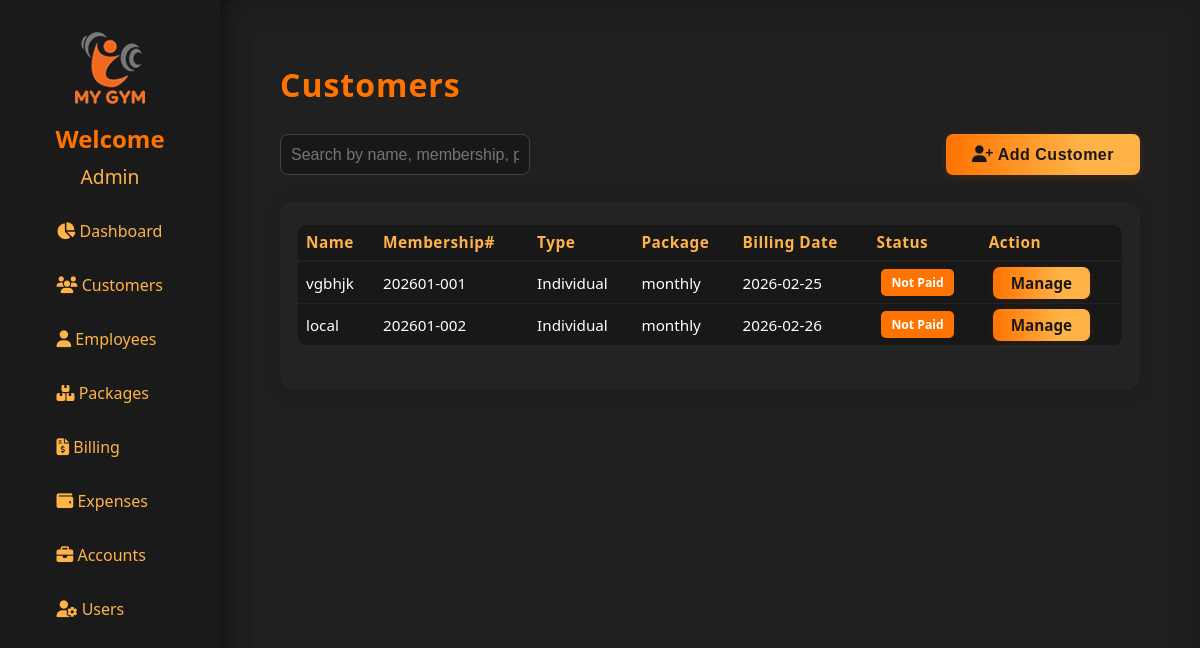
Page /customers (signed in) on the earlier database version.
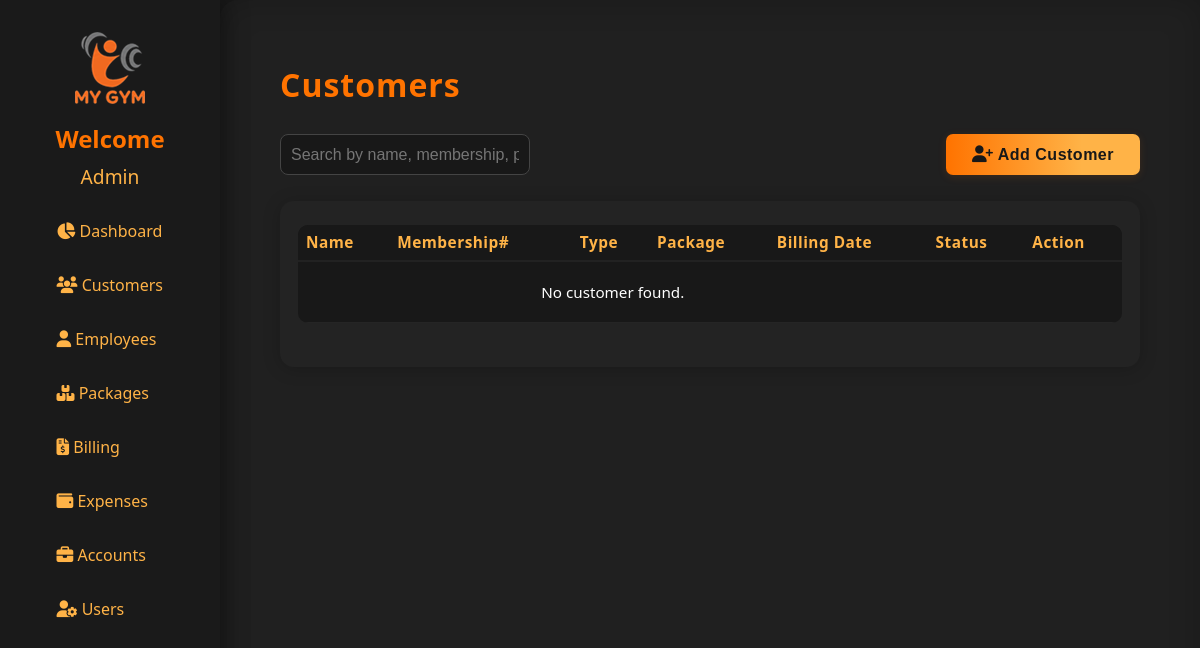
Same page on the later database version.
### models.py (models this page shows, shortened)
class User(UserMixin, db.Model):
    id = db.Column(db.Integer, primary_key=True)
    username = db.Column(db.String(80), unique=True, nullable=False)
    password_hash = db.Column(db.String(128))
    thumb_id = db.Column(db.String(100))
    role_id = db.Column(db.String(100))
    created_at = db.Column(db.DateTime, default=datetime.utcnow)
    updated_at = db.Column(db.DateTime, default=datetime.utcnow, onupdate=datetime.utcnow)

class Customer(db.Model):
    id = db.Column(db.Integer, primary_key=True)
    membership_no = db.Column(db.String(20), unique=True)
    admission_date = db.Column(db.Date)
    type = db.Column(db.String(32))
    package_id = db.Column(db.Integer, db.ForeignKey('packages.id'))
    status = db.Column(db.String(20), default="Not Paid")
    billing_date = db.Column(db.Date)
    name = db.Column(db.String(120), nullable=False)
    email = db.Column(db.String(120))
    father_or_husband = db.Column(db.String(120))
    cnic = db.Column(db.String(20))
    gender = db.Column(db.String(20))
    marital_status = db.Column(db.String(20))
    blood_group = db.Column(db.String(10))
    dob = db.Column(db.Date)
    height = db.Column(db.Float)
    weight = db.Column(db.Float)
    waist = db.Column(db.Float)
    profession = db.Column(db.String(120))
    nationality = db.Column(db.String(50))
    address = db.Column(db.String(200))
    phone = db.Column(db.String(30))
    emergency_contact = db.Column(db.String(30))
    package = db.Column(db.String(50))
    personal_training_time = db.Column(db.String(50))
    trainer = db.Column(db.String(50))
    bmi_test = db.Column(db.String(10))  # 'Yes' or 'No'
    bmi_value = db.Column(db.Float)
    illnesses = db.Column(db.String(200))
    illness_other = db.Column(db.String(100))
    join_reasons = db.Column(db.String(200))
    terms_accepted = db.Column(db.Boolean, default=False)
    thumb_id = db.Column(db.String(100))
    invoices = db.relationship('Invoice', backref='customer', cascade="all, delete-orphan")
    billings = db.relationship('Billing', backref='customer', primaryjoin="Customer.cnic == foreign(Billing.customer_cnic)", cascade="all, delete-orphan")
    billing_histories = db.relationship('BillingHistory', backref='customer', primaryjoin="Customer.cnic == foreign(BillingHistory.customer_cnic)", cascade="all, delete-orphan")
    created_at = db.Column(db.DateTime, default=datetime.utcnow)
    updated_at = db.Column(db.DateTime, default=datetime.utcnow, onupdate=datetime.utcnow)
    discount_amount = db.Column(db.Integer, default=0)  # New field for discount amount

class Packages(db.Model):
    id = db.Column(db.Integer, primary_key=True)
    package_name = db.Column(db.String(100), nullable=False)
    package_type = db.Column(db.String(50), nullable=False)  # e.g., 'Individual' or 'Personal'
    package_duration = db.Column(db.String(50), nullable=False)  # e.g., '1 Month', '6 Months'
    package_price = db.Column(db.Integer, nullable=False)
    registration_fees = db.Column(db.Integer, nullable=False)
    created_at = db.Column(db.DateTime, default=datetime.utcnow)
    updated_at = db.Column(db.DateTime, default=datetime.utcnow, onupdate=datetime.utcnow)

### app.py (the view, shortened to what this page needs)
@app.route('/customers')
@login_required
def customers():
    q = request.args.get('q', '').strip()
    query = Customer.query
    customers_list = query.all()
    packages = Packages.query.all()
    packages_dict = {p.id: p for p in packages}
    from flask import get_flashed_messages
    messages = get_flashed_messages(with_categories=True)
    print("Flashed messages:", messages)
    return render_template("customers.html", customers=customers_list, packages_dict=packages_dict)

### app.py (called while the page is built)
@login_manager.user_loader
def load_user(user_id):
    return db.session.get(User, int(user_id))

### templates/customers.html (shortened to what this page needs)
{% extends "base.html" %}
{% block content %}
<h1 style="color:#ff7300; letter-spacing:1px; margin-bottom: 28px;">Customers</h1>
<div class="customers-header" style="display: flex; justify-content: space-between; align-items: center; margin-bottom: 26px;">
    <form method="get" action="{{ url_for('customers') }}" class="customers-search-form" style="flex: 1; max-width: 250px;">
        <input
            type="text"
            name="q"
            placeholder="Search by name, membership, phone, or CNIC..."
            value="{{ request.args.get('q', '') }}"
            class="form-input search-input"
            autocomplete="off"
            style="width: 100%;"
        >
    </form>
    <button class="leet-btn" style="width:auto; padding:12px 26px; font-size:1em; margin-left: 22px;" onclick="window.location='/add_customer'">
        <i class="fa fa-user-plus"></i> Add Customer
    </button>
</div>
<div class="customers-table-wrap">
    <table class="customers-table">
        <thead>
            <tr>
                <th>Name</th>
                <th>Membership#</th>
                <th>Type</th>
                <th>Package</th>
                <th>Billing Date</th>
                <th>Status</th>
                <th>Action</th>
            </tr>
        </thead>
        <tbody class=customers-table-body>
            {% for c in customers %}
            <tr>
                <td>
                    {% if c.name and c.name|length > 20 %}
                        <span title="{{ c.name }}">{{ c.name[:20] }}&hellip;</span>
                    {% else %}
                        {{ c.name }}
                    {% endif %}
                </td>
                <td>{{ c.membership_no }}</td>
                <td>
                    {% set pkg = packages_dict.get(c.package_id) %}
                    {{ pkg.package_type if pkg else '' }}
                    </td>
                    <td>
                    {% set pkg = packages_dict.get(c.package_id) %}
                    {{ pkg.package_name if pkg else '' }}
                    </td>
                <td>{{ c.billing_date.strftime('%Y-%m-%d') }}</td>
                <td>
                    {% if c.status and c.status.lower() == 'active' %}
                        <span class="status-badge status-active">{{ c.status }}</span>
                    {% elif c.status and c.status.lower() == 'not paid' %}
                        <span class="status-badge status-unpaid">{{ c.status }}</span>
                    {% else %}
                        <span class="status-badge status-inactive">{{ c.status or 'Inactive' }}</span>
                    {% endif %}
                </td>
                <td>
                    <a href="{{ url_for('manage_customer', cnic=c.cnic) }}" class="manage-btn">Manage</a>
                </td>
            </tr>
             {% else %}
            <tr>
                <td colspan="5" style="text-align:center; padding:20px;">No customer found.</td>
            </tr>
            {% endfor %}
        </tbody>
    </table>
</div>
{% endblock %}

### templates/base.html (shortened to what this page needs)
<!DOCTYPE html>
<html lang="en">
<head>
    <link rel="stylesheet" href="{{ url_for('static', filename='style.css') }}">
    <link rel="stylesheet" href="https://cdnjs.cloudflare.com/ajax/libs/font-awesome/6.4.2/css/all.min.css">
</head>
<body>
    {% if not hide_sidebar %}
    <div class="sidebar">
        <img src="{{ url_for('static', filename='logo.png') }}" class="logo-center"/>
        <div class="sidebar-user">
            {% if current_user.is_authenticated %}
                <div style="font-size: 1.5em; color: #ff7300; font-weight: 600;">Welcome</div>
                {% if current_user.username|length > 12 %}
                    <div style="font-size: 1.2em;color: #ffb347;margin-top: 8px;word-break: break-word;text-align: center;"
                        title="{{ current_user.username|capitalize }}">
                        {{ current_user.username[:12]|capitalize }}&hellip;
                    </div>
                {% else %}
                    <div style="font-size: 1.2em;color: #ffb347;margin-top: 8px;word-break: break-word;text-align: center;">
                        {{ current_user.username|capitalize }}
                    </div>
                {% endif %}
            {% else %}
                <div style="font-size: 1.5em; color: #ff7300; font-weight: 600;">Welcome to My Gym</div>
            {% endif %}
        </div>
        <div class="sidebar-nav-scroll scroll-hidden" style="height: 450px;">
            <ul>
                <li><a href="/"><i class="fa fa-chart-pie"></i> Dashboard</a></li>
                <li><a href="/customers"><i class="fa fa-users"></i> Customers</a></li>
                {% if current_user.role_id == '1' %}
                    <li>
                        <a href="{{ url_for('employees') }}">
                            <i class="fa fa-user"></i> Employees
                        </a>
                    </li>
                {% endif %}
                <li>
                    <a href="{{ url_for('packages') }}">
                        <i class="fa-solid fa-boxes-stacked"></i> Packages
                    </a>
                </li>
                <li><a href="/billing"><i class="fa fa-file-invoice-dollar"></i> Billing</a></li>
                <li><a href="/expenses"><i class="fa fa-wallet"></i> Expenses</a></li>
                {% if current_user.role_id == '1' %}
                <li><a href="/accounts"><i class="fa fa-briefcase"></i> Accounts</a></li>
                {% endif %}
                {% if current_user.role_id == '1' %}
                <li><a href="/users"><i class="fa fa-user-cog"></i> Users</a></li>
                {% endif %}
                <li><a href="/attendance"> Attendance</a></li>
            </ul>
        </div>
    </div>
    {% endif %}
    <div class="main-content{% if hide_sidebar %} no-sidebar{% endif %}">
        {% block content %}{% endblock %}
    </div>
</body>
</html>

### static/style.css (style rules this page uses)
body { margin: 0; font-family: 'Segoe UI', Arial, sans-serif; background: #181818; color: #fff; }
.leet-btn { background: linear-gradient(90deg, #ff7300, #ffb347 70%); color: #181818; border: none; font-size: 1.01em; font-weight: 600; padding: 14px 0; width: 100%; margin-top: 0px; border-radius: 7px; cursor: pointer; box-shadow: 0 2px 8px rgba(255,115,0,0.13); letter-spacing: 0.5px; transition: background 0.15s, color 0.15s; }
.sidebar { position: fixed; left: 0; top: 0; width: 220px; height: 100%; background: #1a1a1a; padding: 32px 0 0 0; box-shadow: 2px 0 24px #0006; display: flex; flex-direction: column; align-items: center; z-index: 100; }
.logo-center { display: block; margin: 0 auto 18px auto; max-width: 90px; }
.sidebar ul { list-style: none; padding: 0; width: 100%; }
.sidebar ul li { margin: 0; width: 100%; }
.scroll-hidden { overflow-y: auto; scrollbar-width: none; -ms-overflow-style: none; }
.sidebar ul li a { display: block; color: #ffb347; padding: 14px 36px; font-size: 1em; text-decoration: none; border-radius: 0 20px 20px 0; transition: background 0.18s, color 0.18s; margin-bottom: 4px; }
.main-content { margin-left: 220px; padding: 42px 5vw 32px 5vw; min-height: 100vh; background: #202020; box-shadow: 0 0 32px #0003 inset; border-radius: 18px 0 0 0; }
body, .main-content, .login-container { animation: fadein 0.7s; }
.customers-header { display: flex; justify-content: flex-end; align-items: center; margin-bottom: 18px; }
.customers-table-wrap { background: #232323; padding: 24px 18px; border-radius: 14px; box-shadow: 0 2px 18px #0003; overflow-x: auto; }
.customers-table { width: 100%; border-collapse: collapse; color: #fff; background: transparent; font-size: 0.97em; }
.customers-table-body { width: 100%; border-collapse: collapse; color: #fff; background: transparent; font-size: 0.99em; }
.customers-table th, .customers-table td { padding-top: 12px; padding-bottom: 12px; }
.customers-table { width: 100%; border-collapse: collapse; background: #181818; margin-bottom: 20px; border-radius: 10px; overflow: hidden; }
.customers-table th, .customers-table td { padding: 14px 10px; text-align: center; border-bottom: 1px solid #232323; font-size: 1em; }
.customers-table th { background: #232323; color: #ffb347; font-weight: 600; letter-spacing: 0.5px; border-bottom: 2px solid #ff7300; }
.customers-table tbody tr:last-child td { border-bottom: none; }
.customers-table th, .customers-table td { padding: 14px 18px; text-align: left; }
.customers-table th { background: #181818; color: #ffb347; font-weight: 600; letter-spacing: 0.5px; border-bottom: 2px solid #222; }
.customers-table tr { border-bottom: 1.5px solid #252525; transition: background 0.15s; }
.leet-btn { background: linear-gradient(90deg, #ff7300, #ffb347 70%); color: #181818; border: none; font-size: 1.1em; font-weight: 600; padding: 13px 0; width: 100%; border-radius: 7px; cursor: pointer; margin-top: 0px; box-shadow: 0 2px 8px rgba(255,115,0,0.13); letter-spacing: 0.5px; transition: background 0.15s, color 0.15s; }
.form-input, .select2-container--default .select2-selection--single, .select2-container--default .select2-selection--multiple { background: #181818 !important; color: #fff !important; border: 1px solid #444 !important; border-radius: 8px !important; padding: 8px 10px !important; width: 100% !important; font-size: 1em !important; box-sizing: border-box; }
input[type="text"].form-input, input[type="email"].form-input, input[type="number"].form-input, input[type="date"].form-input, textarea.form-input, select.form-input { width: 100%; }
.form-input { background: #181818; color: #fff; border: 1px solid #444; border-radius: 8px; padding: 10px 12px; font-size: 1em; transition: border 0.2s; width: 100%; box-sizing: border-box; outline: none; }
.fa { font-size: 1.05em; }
.customers-table th, .customers-table td { padding: 7px 8px; font-size: 0.99em; vertical-align: middle; }
.customers-header { display: flex; justify-content: space-between; align-items: center; margin-bottom: 26px; gap: 18px; }
.customers-search-form { flex: 1; max-width: 400px; }
.search-input { height: 41px; font-size: 1em; background: #181818; color: #ff7300; border: 1px solid #3a3a3a; border-radius: 5px; padding: 0 14px; width: 100%; }
.leet-btn { height: 41px; font-size: 1.08em; }

Differences in the rows shown:
removed Customer: name "vgbhjk", membership_no "202601-001", billing_date "2026-02-25", status "Not Paid"
removed Packages: package_type "Individual", package_name "monthly"
removed Customer: name "local", membership_no "202601-002", billing_date "2026-02-26", status "Not Paid"
Other differences:
text now shown: "No customer found."
